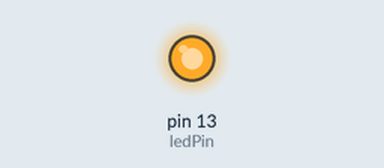
Recording of a sketch running on a simulated Arduino Uno, built with avr-gcc and run on an emulated ATmega328P. Shown: output pins drawn as LEDs (lit = HIGH).

Above: at 0.1 s.
At 1.1 s:
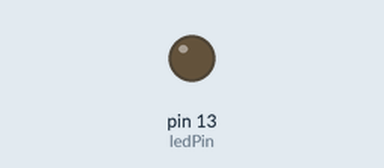
At 38.4 s:
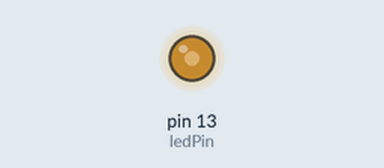
Timing chart, 0 to 39.9 s (numbered marks = the images above):
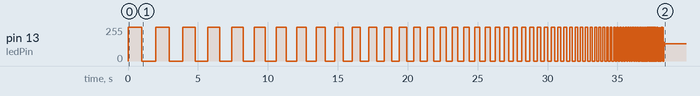

The sketch:

Dissolve.ino
```cpp
/*
 * Dissolve
 *
 * A variation on Blink, the the basic Arduino example.  Turns on an LED on for one second,  then off for one second, then on for a little less than a second, then off for a little less, and then speeds it up a little faster each time...
 * We use pin 13 because,
 * depending on your Arduino board, it has either a built-in LED
 * or a built-in resistor so that you need only an LED.
 *
 * http://www.arduino.cc/en/Tutorial/Blink
 */

int ledPin = 13;                // LED connected to digital pin 13

int delayTime = 1000;          // starts just like Blink does, but this will decrease over time

float multiplyByFactor = 0.95;   // each cycle, multiply delay time by this factor

void setup()                    // run once, when the sketch starts
{
  pinMode(ledPin, OUTPUT);      // sets the digital pin as output
}

void loop()                     // run over and over again
{
  digitalWrite(ledPin, HIGH);   // sets the LED on
  delay(delayTime);                  // waits for a second
  digitalWrite(ledPin, LOW);    // sets the LED off
  delay(delayTime);                  // waits for a second

  // For each blink cycle, mutiple delay by factor:  1000, 950, 902, 856, 813, 772, ...
  // until delayTime is just one millisecond
  if (delayTime > 1) {
    delayTime= delayTime * multiplyByFactor;
  }
}
```

Measured:
- by itself, pin 13 (ledPin): 0/255 → 255/255 at 0.00 s, → 0/255 1.0 s later, → 255/255 1.0 s later, → 0/255 0.95 s later, … (165 changes in this stretch)
